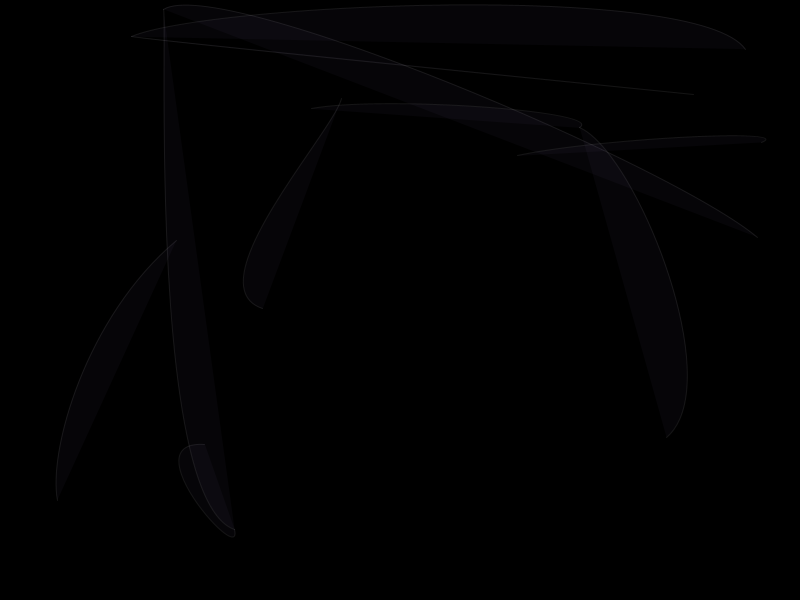
Frame 1 (no input)
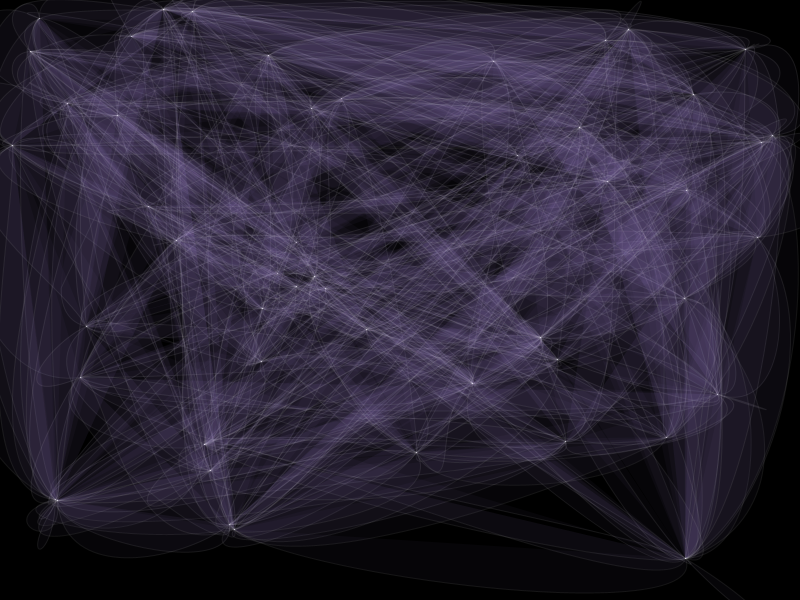
Frame 60 (the mouse pressed at the canvas centre just before this capture)
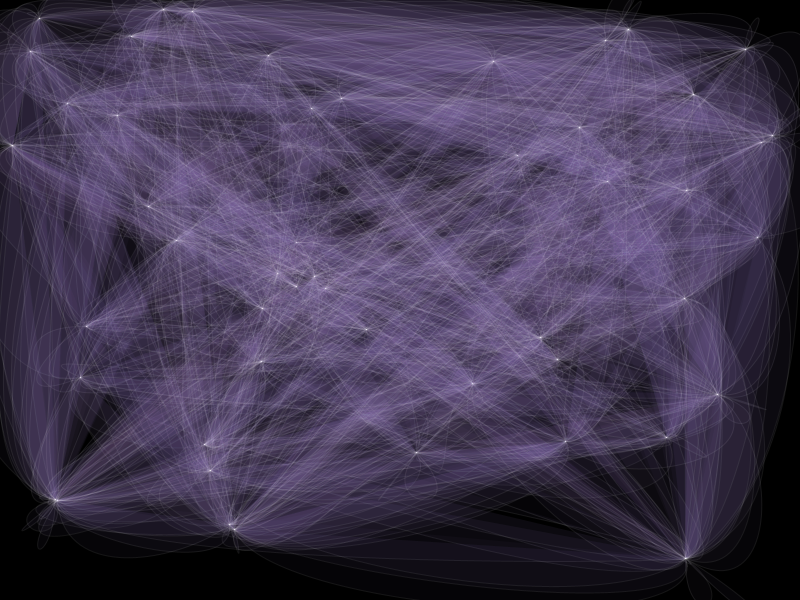
Frame 120 (the mouse held since frame 60 and released just before this capture)

The Processing sketch that drew these frames (run headless with seeded random() and noise(); from frame 60 on, the mouse is pressed at the canvas centre):

// Processing sketch: RoutesColored
// ── RoutesColored.pde
final int CANT=50;
PVector points[] = new PVector[CANT];
final int speed=10;

void setup(){
  size(800,600);
  background(0);
  stroke(255,20);
  for(int i=0;i<CANT;i++) points[i]= new PVector(random(width), random(height));
}

void draw(){
  fill(noise(frameCount*0.001)*255,noise(frameCount*0.001+1)*255,noise(frameCount*0.001+2)*255, 10);
  for(int e=0;e<speed;e++){
    int pos[] = new int[4];
    for(int i=0;i<4;i++) pos[i] = (int)random(CANT);
    curve(points[pos[0]].x, points[pos[0]].y, points[pos[1]].x, points[pos[1]].y, points[pos[2]].x, points[pos[2]].y, points[pos[3]].x, points[pos[3]].y);
  }
}
